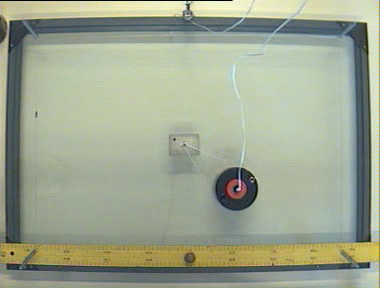
#> input picture frame 29 of 01__IMPORT/41-Jupyter_lab_Tutorial_-_Image_segmentation/videos/TableHorizRotationUniforme_631g7.avi, 380 x 288 px; the run also reads 2 pictures not shown here
$ jupyter execute --allow-errors 41_Image_segmentation.ipynb   (shell and % lines are left out)
#> lines starting #> are read from the running program, lines starting #| are printed output that depends on the picture; after the words box and inside, x2 and y2 are one past the last pixel; in counts of white or black regions, pixels touching at a corner belong together
### 01__IMPORT/41-Jupyter_lab_Tutorial_-_Image_segmentation/tools_creaVideo.py
import numpy as np   # el módulo numpy se asocia con alias np
import time          # módulo de gestión del tiempo
import cv2           # el módulo de OpenCV
from IPython.display import clear_output, Image, display, HTML  # funcionalidad para mostrar imágenes en el cuaderno

##############################################################################################
# Definición de la clase Objeto2D
##############################################################################################
class Objeto2D(object):

    ##########################################################################################
    # Método constructor que se ejecuta durante la instanciación de un objeto
    def __init__(self, tipo='circulo', pos=(0,0), pos_rand=(0,0), rot=(0,0), size=70, scala_rand=(1.0,1.0), color=(175,0,0), sigma=10, clase=0):
        self.tipo       = tipo
        self.size       = size       # 'circulo' es el radio, en 'cuadrado' es el lado
        self.scala_rand = scala_rand # rango de variaciones de escala para los dos ejes
        self.pos        = pos        # pos
        self.pos_rand   = pos_rand   # desplazamiento aleatorio pos +- pos_rand
        self.rot        = rot        # (rot_min, rot_max) en grados
        self.color      = color
        self.sigma      = sigma      # std del color
        self.clase      = clase      # indice sobre la tupla de objetos + 1
        self.visible    = True       # por defecto los objetos son visibles

        # parámetros dinámicos
        self.inc_pos   = (0,0)
        self.inc_color = (0,0,0)
        self.inc_rot   = (0,0)

    ##########################################################################################
    def next_pos(self):
        self.pos = (self.pos[0] + self.inc_pos[0], self.pos[1] + self.inc_pos[1])
        self.rot = (self.rot[0] + self.inc_rot[0], self.rot[1] + self.inc_rot[1])

    def next_color(self):
        self.color = (self.color[0] + self.inc_color[0], self.color[1] + self.inc_color[1], self.color[2] + self.inc_color[2])

##############################################################################################
# Definición de la clase Escena: conjunto de objetos
##############################################################################################
class Escena(object):
    # Método constructor que se ejecuta durante la instanciación de un objeto
    def __init__(self, objetos=(Objeto2D(pos=(144,180)),), num_objetos_visibles = 1):
        self.objetos = objetos
        self.num_objetos_visibles = num_objetos_visibles
        self.indices_objetos_visibles = []

    def clear(self):
        self.objetos = ()

    def add(self, objeto):
        self.objetos = self.objetos + (objeto, )
        if objeto.visible == True:
            self.indices_objetos_visibles.append(len(self.objetos)-1)

    def set_num_objetos_visibles(self, num):
        self.num_objetos_visibles = num

    def get_indices_objetos_visibles(self):
        return self.indices_objetos_visibles

    def set_objetos_visibles(self, indices):
        self.indices_objetos_visibles = []
        for k, obj in enumerate(self.objetos):
            if k in indices:
                obj.visible=True
                self.indices_objetos_visibles.append(k)
            else:
                obj.visible=False

    # [8 lines left out: function set_objetos_invisibles, not called in this run]

    def elige_objetos_visibles(self, indices):
        if indices[0] == -1:
            num_objetos_visibles = self.num_objetos_visibles
            num_objetos = len(self.objetos)

            # Si escena.num_objetos_visibles son todos, se muestran todos
            if num_objetos == num_objetos_visibles:
                indices = tuple(np.arange(num_objetos_visibles))
            else:
                indices = np.random.choice(self.indices_objetos_visibles, size = num_objetos_visibles)

        # Activa los objetos visibles
        self.set_objetos_visibles(indices)
        return indices

    # [6 lines left out: function print_objetos_visibles, not called in this run]

##############################################################################################
# Definición de la clase Camera
##############################################################################################
class Camera(object):

    ##########################################################################################
    # Método constructor que se ejecuta durante la instanciación de un objeto
    def __init__(self, img_fondo = np.zeros((288,360,1), dtype='uint8'), desenfoque = False, apply_homografia = False):
        self.img_fondo  = img_fondo
        self.img_size   = img_fondo.shape[:2]
        self.channels   = img_fondo.shape[2]
        self.num_pixels = self.img_size[0]*self.img_size[1]
        self.desenfoque = desenfoque
        self.homografia = self.calibraHomagrafia()
        self.apply_homografia = apply_homografia

    ##########################################################################################
    def proyect_object(self, obj):
        mask = np.zeros(self.img_size, dtype='uint8')
        # Se dibuja un circulo
        # https://docs.opencv.org/4.4.0/dc/da5/tutorial_py_drawing_functions.html
        if obj.tipo == 'circulo':
            mask = cv2.circle(mask, obj.pos, obj.size, 1, -1)

        if obj.tipo == 'cuadrado':
            s0_half = int(obj.size[0]/2)
            s1_half = int(obj.size[1]/2)
            punto1 = (obj.pos[0]-s0_half, obj.pos[1]-s1_half)
            punto2 = (obj.pos[0]+s0_half, obj.pos[1]+s1_half)
            mask = cv2.rectangle(mask, punto1, punto2, 1, -1)

        if obj.tipo == 'digito':
            # genera un número aleatorio
            font = cv2.FONT_HERSHEY_SIMPLEX
            cv2.putText(mask, str(obj.clase), obj.pos, font, 9, 1, 9, cv2.LINE_AA)

        return mask

    ##########################################################################################
    def get_noise_channel(self,gris, sigma):
        img_random = np.random.normal(gris, sigma, self.num_pixels)
        img_random[img_random>255]=255
        img_random[img_random<0]=0
        img_random = np.uint8(np.reshape(img_random, self.img_size))
        return img_random

    ##########################################################################################
    def set_type_img_fondo(self, img_fondo):
        self.img_fondo  = img_fondo
        self.img_size   = img_fondo.shape[:2]
        self.channels   = img_fondo.shape[2]
        self.num_pixels = self.img_size[0]*self.img_size[1]

    def set_color_img_fondo(self, color=(50,50,50), sigma=0):
        for channel in range(self.channels):
            #print(channel)
            self.img_fondo[:,:,channel] = self.get_noise_channel(color[channel], sigma)

    ##########################################################################################
    def new_image(self, escena):

        # Copiamos la imagen de fondo original
        img = self.img_fondo.copy()

        for obj in escena.objetos:

            if obj.visible:
                # Actualiza objeto
                obj.next_pos()
                obj.next_color()

                mask = self.proyect_object(obj)

                # Escala la máscara del objeto
                if (obj.scala_rand[0] < obj.scala_rand[1]):
                    scala1 = np.random.uniform(obj.scala_rand[0], obj.scala_rand[1])
                    scala2 = np.random.uniform(obj.scala_rand[0], obj.scala_rand[1])
                    mask = self.scale(mask, (scala1, scala2))

                # Rota la máscara del objeto
                if obj.rot[1]>obj.rot[0]:
                    rot = np.random.randint(obj.rot[0],high=obj.rot[1])
                else:
                    rot = obj.rot[0]
                mask = self.rotate(mask, rot)

                # Desplaza la mácara del objeto
                if obj.pos_rand[0] > 0:
                    d1 = np.random.randint(-obj.pos_rand[0],high=obj.pos_rand[0])
                else:
                    d1 = 0
                if obj.pos_rand[1] > 0:
                    d2 = np.random.randint(-obj.pos_rand[1],high=obj.pos_rand[1])
                else:
                    d2 = 0
                mask = self.translate(mask, (d1, d2))

                # Aplica una transformación de perspectiva
                if self.apply_homografia and (np.random.uniform() < 0.5):
                    mask = self.homografia(mask)

                for channel in range(self.channels):

                    # Crear la imagen del objeto y fondo
                    img_blob = np.multiply(mask, self.get_noise_channel(obj.color[channel], obj.sigma))
                    img_fondo = np.multiply(1-mask, img[:,:,channel])

                    # Fusionar con la imagen anterior
                    img[:,:,channel] = img_fondo + img_blob

        # Aplicar un suavizado
        if self.desenfoque:
            img = cv2.GaussianBlur(img,(5,5),cv2.BORDER_DEFAULT)

        return img

    ##########################################################################################
    # Función de escalado de una imagen
    # [8 lines left out: function scale, not called in this run]

    # Función de traslación de una imagen
    def translate(self, image, desp=(0, 0)):
        (h, w) = image.shape[:2]

        # realiza la traslacion
        translation_matrix = np.float32([ [1, 0, desp[0] ], [0, 1, desp[1] ] ])
        translated = cv2.warpAffine(image, translation_matrix, (w, h))

        return translated

    # Función de rotación de una imagen
    def rotate(self, image, angle, center = None, scale = 1.0):
        (h, w) = image.shape[:2]

        if center is None:
            center = (w / 2, h / 2)

        # Perform the rotation
        M = cv2.getRotationMatrix2D(center, angle, scale)
        rotated = cv2.warpAffine(image, M, (w, h))

        return rotated

    # Función de homografia
    def calibraHomagrafia(self):
        pts1 = np.float32([[0,0],[360,0],[0,288],[360,288]])
        pts2 = np.float32([[np.random.randint(56),     np.random.randint(65)],
                           [360-np.random.randint(20), np.random.randint(52)],
                           [np.random.randint(28),     288-np.random.randint(50)],
                           [300-np.random.randint(50), 288-np.random.randint(100)]])
        return cv2.getPerspectiveTransform(pts1,pts2)

    def homografia(self, image):
        dst = cv2.warpPerspective(image, self.homografia, (image.shape[1], image.shape[0]))
        return dst


##############################################################################################
# Definición de la clase VideoVirtual
##############################################################################################
class VideoVirtual(object):

    ##########################################################################################
    # Método constructor que se ejecuta durante la instanciación de un objeto
    def __init__(self, tipo = 'circulo', camera = Camera(), escena = Escena(), max_iter=14):
        self.tipo     = tipo
        self.iter     = 0
        self.max_iter = max_iter
        self.camera  = camera
        self.escena  = escena

        # Inicializa los tipos de escenarios
        if tipo == 'circulo':
            # Crear la imagen de fondo de color
            img_fondo = np.zeros( (self.camera.img_size[0], self.camera.img_size[1], 1), dtype='uint8')
            self.camera.set_type_img_fondo(img_fondo)
            self.camera.set_color_img_fondo(color=(75,), sigma=10)
            self.camera.desenfoque = True

            # Inicializar los objetos de la escena
            self.escena.objetos = ()
            scale = 4.0
            radio = int(np.sqrt( self.camera.num_pixels/(scale*np.pi) ) )
            centro = (int(self.camera.img_size[1]/2), int(self.camera.img_size[0]/2) )
            circulo = Objeto2D(tipo='circulo', pos=centro, pos_rand=(10,10), size=radio, color=(200,0,0), sigma=10)
            circulo.inc_color = (-10,0,0)
            self.escena.add(circulo)

            # Activa todos los objetos como visibles
            self.escena.set_num_objetos_visibles(1)

        if tipo == 'colores':
            # Crear la imagen de fondo de color
            img_fondo = np.ones( (self.camera.img_size[0], self.camera.img_size[1], 3), dtype='uint8')*255
            self.camera.set_type_img_fondo(img_fondo)

            # definimos 8 restángulos y 8 colores
            colores = ((215,40,40),(40,215,40),(40,40,215),(215,215,40),(215,40,215),(40,215,215),(40,40,40),(215,215,215))
            num_rectangulos = len(colores)
            num_rectangulos_half = int(num_rectangulos/2)

            # Inicializar los objetos de la escena
            self.escena.objetos = ()
            inc_alto = int(self.camera.img_size[0]/2)
            inc_ancho = int(self.camera.img_size[1]/num_rectangulos_half)

            for k, bgr in enumerate(colores):

                i_alto = int(k / num_rectangulos_half) * inc_alto
                i_ancho = (k % num_rectangulos_half) * inc_ancho
                inc_ancho_half = int(inc_ancho/2)
                inc_alto_half  = int(inc_alto/2)
                centro = (i_ancho+inc_ancho_half, i_alto+inc_alto_half)

                cuadrado = Objeto2D(tipo='cuadrado', pos=centro, size=(inc_ancho, inc_alto), color=bgr, sigma=10)
                cuadrado.inc_color = (-3,+3,-3)
                self.escena.add(cuadrado)

            # Activa todos los objetos como visibles
            self.escena.set_num_objetos_visibles(8)

        if tipo == 'digitos':
            # Crear la imagen de fondo de color
            img_fondo = np.zeros( (self.camera.img_size[0], self.camera.img_size[1], 3), dtype='uint8')
            self.camera.set_type_img_fondo(img_fondo)
            self.camera.set_color_img_fondo(color=[50, 50, 50], sigma=10)
            self.camera.desenfoque = True

            # Inicializar los objetos de la escena
            self.escena.clear()
            centro = (int(self.camera.img_size[1]/4.0) , int(self.camera.img_size[0]/1.2) )
            for clase in range(10):
                digito = Objeto2D(tipo='digito', pos=centro, pos_rand=(10,10), rot=(-10,10), color=(0,200,0), sigma=10, clase=clase)
                self.escena.add(digito)

            # Activa todos los objetos como visibles
            self.escena.set_num_objetos_visibles(1)

        if tipo == 'figuras':
            # Crear la imagen de fondo de color
            img_fondo = np.zeros( (self.camera.img_size[0], self.camera.img_size[1], 3), dtype='uint8')
            self.camera.set_type_img_fondo(img_fondo)
            self.camera.set_color_img_fondo(color=[50, 50, 50], sigma=10)

            # Inicializar los objetos de la escena
            self.escena.clear()

            # Clase 1: circulo
            scale = 4.0
            radio = int(np.sqrt( self.camera.num_pixels/(scale*np.pi) ) )
            centro = (int(self.camera.img_size[1]/2), int(self.camera.img_size[0]/2) )
            circulo = Objeto2D(tipo='circulo', pos=centro, pos_rand=(10,10), size=radio, scala_rand=(0.8,1.2), color=(0,0,255), sigma=10)
            self.escena.add(circulo)

            # Clase 2: cuadrado
            centro = (int(self.camera.img_size[1]/2) , int(self.camera.img_size[0]/2))
            inc_alto = int(self.camera.img_size[0]/2)
            inc_ancho = int(self.camera.img_size[1]/2)
            cuadrado = Objeto2D(tipo='cuadrado', pos=centro, pos_rand=(10,10), rot=(-5,5), size=(inc_ancho, inc_alto), scala_rand=(0.9,1.1), color=(0,0,255), sigma=10)
            self.escena.add(cuadrado)

            # Activa todos los objetos como visibles
            self.escena.set_num_objetos_visibles(1)

    ##########################################################################################
    # Método para leer una imagen
    def read(self, indices=(-1,)):

        clase = 0
        img = []

        if self.iter < self.max_iter:

            self.iter = self.iter +1

            # Obtiene los objetos visibles iniciales
            #self.escena.print_objetos_visibles()
            indices_objetos_visibles = self.escena.get_indices_objetos_visibles()

            # Seleccionar los objetos entre los objetos_visibles
            indices = self.escena.elige_objetos_visibles(indices)
            clase = indices[0] + 1

            # Se genera una nueva imagen
            img = self.camera.new_image(self.escena)

            # Hace visibles los objetos iniciales
            self.escena.set_objetos_visibles(indices_objetos_visibles)

        return clase, img


    ##########################################################################################
    # Método para leer una tripleta de imágenes
    # [32 lines left out: function read_triplet, not called in this run]

    ##########################################################################################
    # Método para liberar la camara virtual de video
    def release(self):
        print('Número de imágenes generadas', self.iter)

### 01__IMPORT/41-Jupyter_lab_Tutorial_-_Image_segmentation/41_Image_segmentation.ipynb
+ Requirements:
    1. The video 'videos/TableHorizRotationUniform_631g7.avi' is used.
    2. The images 'imgs/segmented_ori.png' y 'imgs/labeled_res.png' are required.
    3. The 'tools_creaVideo.py' file is required.
    4. The estimated time to complete this activity is approximately 1 hour.
<br><br>
+ Objectives of this notebook:
    1. Introduction to OpenCV
    2. To know how to implement image processing algorithms by accessing pixels directly (or with openCV functionality).
<br><br>
+ Summary of activities:
    1. Snippets of image preprocessing code will be analyzed.

%%latex
\tableofcontents
\newpage

# Introducction
The main objective of image processing is to obtain a final segmented (binary) image in pixels of interest and background pixels. Once we have the segmented image, binary image processes can be applied to try to improve the quality of the segmentation. Among these algorithms the morphological operations and the connected-components labeling algorithm stand out.

In the previous notebook '40_Image preprocessing.ipynb' we discussed the 'thresholding' point processing technique which is a segmentation technique with a fixed threshold. This technique can be applied when working under ideal conditions with a controlled illumination environment. In the ideal case of having a bimodal histogram between the pixel classes of interest and the background, the segmentation threshold is selected in the center of the histogram valley. In case of variations in illumination conditions, automatic and adaptive segmentation threshold detection techniques should be employed.

Below are a series of code cells showing some examples of simple image segmentation by applying OpenCV functionalities or by directly accessing image pixels.

# Demo 1: Object detection

- As always, we start by importing all the required modules:

[cell 1]
import numpy as np  # the numpy module is associated with the alias np
import cv2          # OpenCV module
import matplotlib
import matplotlib.pyplot as plt    # the matplotlib.pyplot with the alias plt
from IPython.display import Image, display, clear_output  # Shows an image in the notebook
import time                        # module to mesuare time cost
import tools_creaVideo as crea     # Virtual camera
from skimage.data import page
from skimage.filters import (threshold_otsu, threshold_niblack, threshold_sauvola)

[cell 2]
# **** It is important to consult the help of the version you are using ****
print('Numpy:',np.__version__)
print('OpenCv:',cv2.__version__)

<a id='Captura3'></a>

## Imagen acquisition from video

[cell 3]
camara_dev = 'videos/TableHorizRotationUniforme_631g7.avi'
print('Selected device:', camara_dev)

# Open device
video = cv2.VideoCapture(camara_dev)

# Image acquisition: a BGR image is captured
ret_ok, img = video.read()
#> img is the input picture: shape (288, 380, 3); mean B, G, R 144.7, 166.4, 158.3

# Close device
video.release()

if ret_ok:
    print('Image shape: ', img.shape)
#| Image shape:  (288, 380, 3)
    print('Image type:',type(img),'of', img.dtype)
#| Image type: <class 'numpy.ndarray'> of uint8
else:
    print('Error: the selected device is not available.')

# Conversion to grayscale image from BGR color space
img_gray = cv2.cvtColor(img, cv2.COLOR_BGR2GRAY)
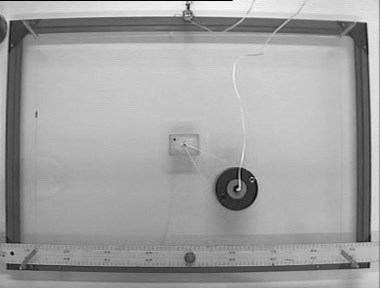
#> img_gray: shape (288, 380); min 0, max 249, mean 161.5

# Shows the processed image
Image(cv2.imencode('.jpg', img_gray)[1])

## Image segmentation
You can find more information about segmentation techniques in this [OpenCV link](https://opencv24-python-tutorials.readthedocs.io/en/latest/py_tutorials/py_imgproc/py_thresholding/py_thresholding.html).

- The gray image histogram is displayed:

[cell 4]
# Shows histogram
plt.hist(img_gray.ravel(),256,[0,256], color = "gray")
#> (this line was passed over: IPython is not available in this run)
plt.show()

- We crop the image around the object of interest:

[cell 5]
height, width = img_gray.shape
x_ini = int(height/2)
x_width = int(height/4)
x_end = x_ini + x_width
y_ini = int(width/4)
y_width = int(width/6)
y_end = y_ini + y_width
print('Cropped region of interest:', x_ini, x_end, y_ini, y_end)
#| Cropped region of interest: 144 216 95 158
img_resized = img_gray[x_ini:x_end, y_ini:y_end]
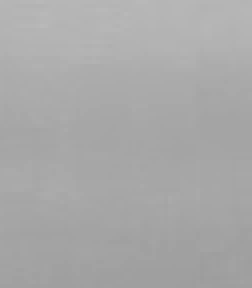
#> img_resized: shape (72, 63) (shown 4 times larger); min 156, max 185, mean 168.5

# Shows cropped image
Image(cv2.imencode('.jpg', img_resized)[1])

- An example of an automatic segmentation threshold detection algorithm (Otsu) is shown.

[cell 6]
# Otsu method
start_time = time.time()
threshold, img_resized_segmentada = cv2.threshold(img_resized,0,255,cv2.THRESH_BINARY+cv2.THRESH_OTSU)
#> img_resized_segmentada: shape (72, 63); 26.3% white; 1 white region, box (x1, y1, x2, y2) and area: (0, 0, 63, 24) 1194
#> (the rest of the program and of its run is left out)
